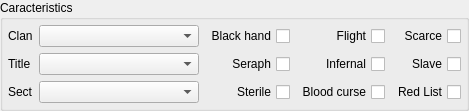
           <widget class="QGroupBox" name="groupBoxTrait">
            <property name="minimumSize">
             <size>
              <width>150</width>
              <height>0</height>
             </size>
            </property>
            <property name="title">
             <string>Caracteristics</string>
            </property>
            <layout class="QGridLayout" name="gridLayout_4">
             <property name="leftMargin">
              <number>5</number>
             </property>
             <property name="topMargin">
              <number>5</number>
             </property>
             <property name="rightMargin">
              <number>5</number>
             </property>
             <property name="bottomMargin">
              <number>5</number>
             </property>
             <item row="0" column="0">
              <widget class="QLabel" name="lClan">
               <property name="sizePolicy">
                <sizepolicy hsizetype="Fixed" vsizetype="Preferred">
                 <horstretch>0</horstretch>
                 <verstretch>0</verstretch>
                </sizepolicy>
               </property>
               <property name="text">
                <string>Clan</string>
               </property>
              </widget>
             </item>
             <item row="0" column="1">
              <widget class="QComboBox" name="cBClan">
               <property name="minimumSize">
                <size>
                 <width>160</width>
                 <height>0</height>
                </size>
               </property>
              </widget>
             </item>
             <item row="0" column="2">
              <widget class="QCheckBox" name="ckBBlackHand">
               <property name="layoutDirection">
                <enum>Qt::RightToLeft</enum>
               </property>
               <property name="text">
                <string extracomment="test">Black hand</string>
               </property>
              </widget>
             </item>
             <item row="0" column="3">
              <widget class="QCheckBox" name="ckBFlight">
               <property name="layoutDirection">
                <enum>Qt::RightToLeft</enum>
               </property>
               <property name="text">
                <string>Flight</string>
               </property>
              </widget>
             </item>
             <item row="0" column="4">
              <widget class="QCheckBox" name="ckBScare">
               <property name="layoutDirection">
                <enum>Qt::RightToLeft</enum>
               </property>
               <property name="text">
                <string>Scarce</string>
               </property>
              </widget>
             </item>
             <item row="1" column="0">
              <widget class="QLabel" name="lTitle">
               <property name="sizePolicy">
                <sizepolicy hsizetype="Fixed" vsizetype="Preferred">
                 <horstretch>0</horstretch>
                 <verstretch>0</verstretch>
                </sizepolicy>
               </property>
               <property name="text">
                <string>Title</string>
               </property>
              </widget>
             </item>
             <item row="1" column="1">
              <widget class="QComboBox" name="cBTitle">
               <property name="minimumSize">
                <size>
                 <width>160</width>
                 <height>0</height>
                </size>
               </property>
              </widget>
             </item>
             <item row="1" column="2">
              <widget class="QCheckBox" name="ckBSeraph">
               <property name="layoutDirection">
                <enum>Qt::RightToLeft</enum>
               </property>
               <property name="text">
                <string>Seraph</string>
               </property>
              </widget>
             </item>
             <item row="1" column="3">
              <widget class="QCheckBox" name="ckBInfernal">
               <property name="layoutDirection">
                <enum>Qt::RightToLeft</enum>
               </property>
               <property name="text">
                <string>Infernal</string>
               </property>
              </widget>
             </item>
             <item row="1" column="4">
              <widget class="QCheckBox" name="ckBSlave">
               <property name="layoutDirection">
                <enum>Qt::RightToLeft</enum>
               </property>
               <property name="text">
                <string>Slave</string>
               </property>
              </widget>
             </item>
             <item row="2" column="0">
              <widget class="QLabel" name="lSect">
               <property name="sizePolicy">
                <sizepolicy hsizetype="Fixed" vsizetype="Preferred">
                 <horstretch>0</horstretch>
                 <verstretch>0</verstretch>
                </sizepolicy>
               </property>
               <property name="text">
                <string>Sect</string>
               </property>
              </widget>
             </item>
             <item row="2" column="1">
              <widget class="QComboBox" name="cBSect">
               <property name="minimumSize">
                <size>
                 <width>160</width>
                 <height>0</height>
                </size>
               </property>
              </widget>
             </item>
             <item row="2" column="2">
              <widget class="QCheckBox" name="ckBSterile">
               <property name="layoutDirection">
                <enum>Qt::RightToLeft</enum>
               </property>
               <property name="text">
                <string>Sterile</string>
               </property>
              </widget>
             </item>
             <item row="2" column="3">
              <widget class="QCheckBox" name="ckBBloodCurse">
               <property name="layoutDirection">
                <enum>Qt::RightToLeft</enum>
               </property>
               <property name="text">
                <string>Blood curse</string>
               </property>
              </widget>
             </item>
             <item row="2" column="4">
              <widget class="QCheckBox" name="ckBRedList">
               <property name="layoutDirection">
                <enum>Qt::RightToLeft</enum>
               </property>
               <property name="text">
                <string>Red List</string>
               </property>
              </widget>
             </item>
            </layout>
           </widget>
